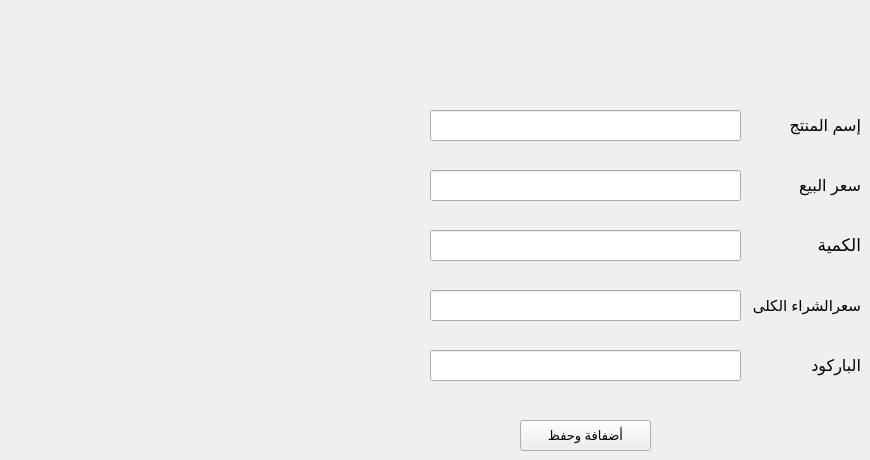
      <widget class="QWidget" name="tab_5">
       <attribute name="title">
        <string>إضافة منتج</string>
       </attribute>
       <widget class="QPushButton" name="pushButton_5">
        <property name="geometry">
         <rect>
          <x>520</x>
          <y>420</y>
          <width>131</width>
          <height>31</height>
         </rect>
        </property>
        <property name="font">
         <font>
          <family>Segoe UI</family>
          <pointsize>10</pointsize>
         </font>
        </property>
        <property name="text">
         <string>أضفافة وحفظ</string>
        </property>
       </widget>
       <widget class="QLineEdit" name="lineEdit_15">
        <property name="geometry">
         <rect>
          <x>430</x>
          <y>110</y>
          <width>311</width>
          <height>31</height>
         </rect>
        </property>
       </widget>
       <widget class="QLineEdit" name="lineEdit_16">
        <property name="geometry">
         <rect>
          <x>430</x>
          <y>170</y>
          <width>311</width>
          <height>31</height>
         </rect>
        </property>
       </widget>
       <widget class="QLineEdit" name="lineEdit_17">
        <property name="geometry">
         <rect>
          <x>430</x>
          <y>230</y>
          <width>311</width>
          <height>31</height>
         </rect>
        </property>
       </widget>
       <widget class="QLineEdit" name="lineEdit_19">
        <property name="geometry">
         <rect>
          <x>430</x>
          <y>290</y>
          <width>311</width>
          <height>31</height>
         </rect>
        </property>
       </widget>
       <widget class="QLabel" name="label_14">
        <property name="geometry">
         <rect>
          <x>750</x>
          <y>110</y>
          <width>111</width>
          <height>31</height>
         </rect>
        </property>
        <property name="font">
         <font>
          <family>Segoe UI</family>
          <pointsize>12</pointsize>
         </font>
        </property>
        <property name="text">
         <string>إسم المنتج</string>
        </property>
       </widget>
       <widget class="QLabel" name="label_15">
        <property name="geometry">
         <rect>
          <x>750</x>
          <y>170</y>
          <width>111</width>
          <height>31</height>
         </rect>
        </property>
        <property name="font">
         <font>
          <family>Segoe UI</family>
          <pointsize>12</pointsize>
         </font>
        </property>
        <property name="text">
         <string>سعر البيع</string>
        </property>
       </widget>
       <widget class="QLabel" name="label_16">
        <property name="geometry">
         <rect>
          <x>750</x>
          <y>230</y>
          <width>111</width>
          <height>31</height>
         </rect>
        </property>
        <property name="font">
         <font>
          <family>Segoe UI</family>
          <pointsize>13</pointsize>
         </font>
        </property>
        <property name="text">
         <string>الكمية</string>
        </property>
       </widget>
       <widget class="QLabel" name="label_18">
        <property name="geometry">
         <rect>
          <x>750</x>
          <y>290</y>
          <width>111</width>
          <height>31</height>
         </rect>
        </property>
        <property name="font">
         <font>
          <family>Segoe UI</family>
          <pointsize>11</pointsize>
         </font>
        </property>
        <property name="text">
         <string>سعرالشراء الكلى</string>
        </property>
       </widget>
       <widget class="QLineEdit" name="lineEdit_27">
        <property name="geometry">
         <rect>
          <x>430</x>
          <y>350</y>
          <width>311</width>
          <height>31</height>
         </rect>
        </property>
       </widget>
       <widget class="QLabel" name="label_26">
        <property name="geometry">
         <rect>
          <x>750</x>
          <y>350</y>
          <width>111</width>
          <height>31</height>
         </rect>
        </property>
        <property name="font">
         <font>
          <family>Segoe UI</family>
          <pointsize>12</pointsize>
         </font>
        </property>
        <property name="text">
         <string>الباركود</string>
        </property>
       </widget>
      </widget>
